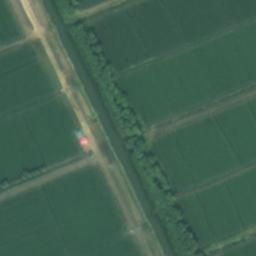
#> input picture python/img/img.jpg, 256 x 256 px
$ python test.py ../img/img.jpg ../img/black.png ../img/black.png ../img/black.png ../img/black.png
#> lines starting #> are read from the running program, lines starting #| are printed output that depends on the picture; after the words box and inside, x2 and y2 are one past the last pixel; in counts of white or black regions, pixels touching at a corner belong together
import cv2
import sys

def transform(path, result_path, r, g, b):
    # 读取图片
#> called with path = '../img/img.jpg', result_path = '../img/black.png', r = '../img/black.png', g = '../img/black.png', b = '../img/black.png'
    crop_image = cv2.imread(path)
#> crop_image is the input picture: shape (256, 256, 3); mean B, G, R 82, 98.4, 67.2

    # 将二值图片白色部分变颜色
    Conv_hsv_Gray = cv2.cvtColor(crop_image, cv2.COLOR_BGR2GRAY)
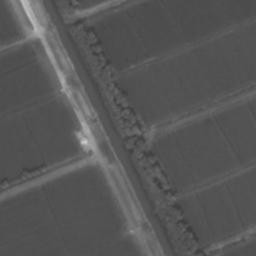
#> Conv_hsv_Gray: shape (256, 256); min 60, max 205, mean 87.2
    res, mask = cv2.threshold(Conv_hsv_Gray, 0, 255, cv2.THRESH_BINARY_INV | cv2.THRESH_OTSU)
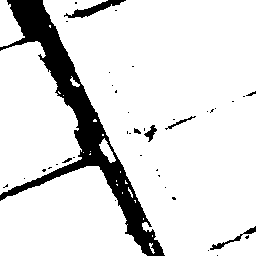
#> mask: shape (256, 256); 87.6% white; 40 black regions (32 under 20 px), largest, box (x1, y1, x2, y2) and area: (0, 0, 165, 256) 7256, (64, 0, 126, 18) 353, (210, 226, 256, 250) 169
#> res = 100
    # 0为需要保留的颜色（即黑色），利用掩膜思想覆盖白色部分
#> (the run stopped early here; a loop or call above may not have finished)
